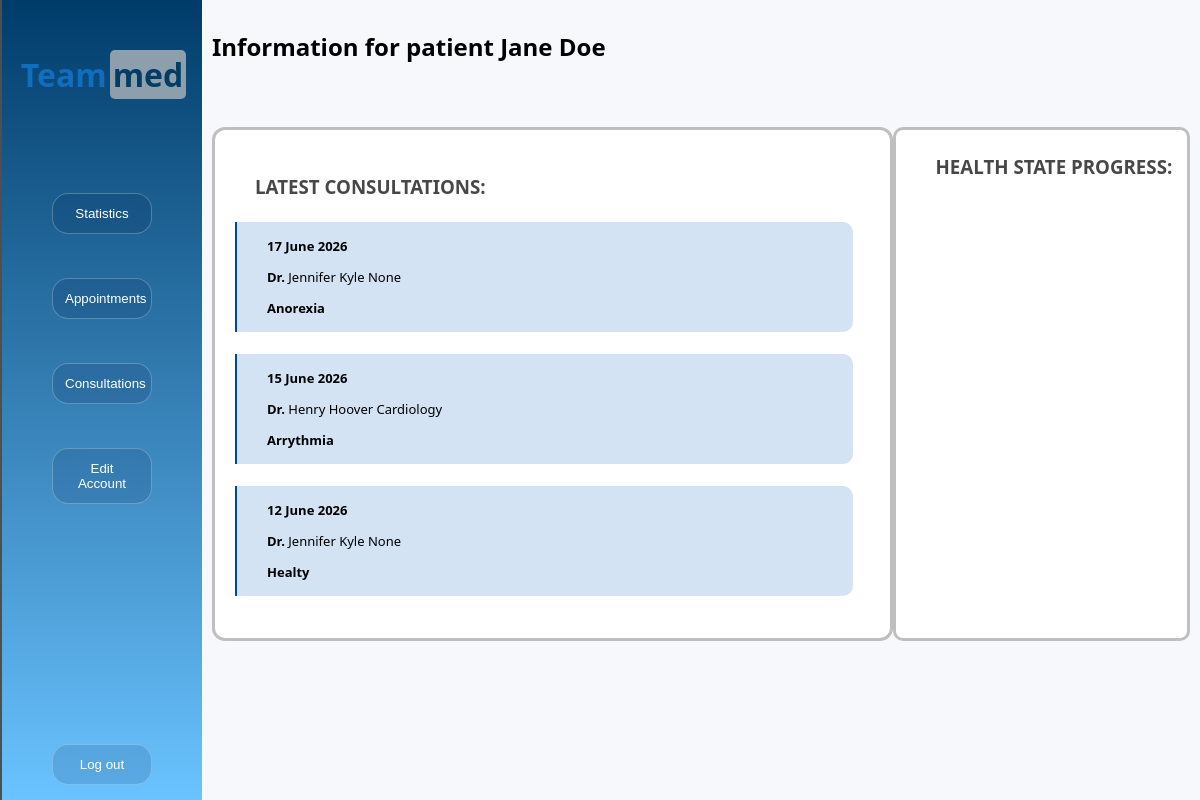
/patient_info (signed in), run on the app's committed database.
### app.py (models this page shows)
class PatientInfo(db.Model):
       __tablename__ = "patient_info"
       id = db.Column(db.Integer , primary_key = True)
       user_id = db.Column(db.Integer, db.ForeignKey("user_auth.id"))
       first_name = db.Column(db.String(50) , nullable = False )
       last_name = db.Column(db.String(50) , nullable = False )
       birth_date = db.Column(db.Date , nullable = False)
       gender = db.Column(db.String(20), nullable = False)
       contact_email = db.Column(db.String(100), nullable = False)
       phone_number = db.Column(db.String(20))
       adress = db.Column(db.String(100))
       update_date = db.Column(db.Date)
       consultations = db.relationship(
                "ConsultationInfo" ,
                back_populates = "patient" ,
                order_by="ConsultationInfo.consultation_date.asc()" ,
       )
       appointments = db.relationship(
                "AppointmentInfo" ,
                back_populates = 'patient' ,
                order_by="AppointmentInfo.appointment_date.asc()" ,
        )
       user = db.relationship(
                "UserAuth" ,
                back_populates = "patient" ,
        )

class DoctorInfo(db.Model):
        __tablename__ = "doctor_info"
        id = db.Column(db.Integer , primary_key = True)
        user_id = db.Column(db.Integer, db.ForeignKey("user_auth.id"))
        first_name = db.Column(db.String(50) , nullable = False )
        last_name = db.Column(db.String(50) , nullable = False )
        birth_date = db.Column(db.Date , nullable = False)
        gender = db.Column(db.String(20), nullable = False)
        contact_email = db.Column(db.String(100), nullable = False)
        phone_number = db.Column(db.String(20))
        adress = db.Column(db.String(100))
        specialisation = db.Column(db.String(100))
        update_date = db.Column(db.Date)
        consultations = db.relationship(
                "ConsultationInfo" ,
                back_populates = "doctor" ,
                order_by="ConsultationInfo.consultation_date.asc()" ,
        )
        appointments = db.relationship(
                "AppointmentInfo" ,
                back_populates = 'doctor' ,
                order_by="AppointmentInfo.appointment_date.asc()" ,
        )
        user = db.relationship(
                "UserAuth" ,
                back_populates = "doctor" ,
        )

class ConsultationInfo(db.Model):
        __tablename__ = "consult_info"
        id = db.Column(db.Integer , primary_key = True)
        doctor_id = db.Column(db.Integer, db.ForeignKey("doctor_info.id"))
        patient_id = db.Column(db.Integer, db.ForeignKey("patient_info.id"))
        diagnostic = db.Column(db.String(50) , nullable = False )
        weight = db.Column(db.Integer)
        health_state = db.Column(db.Integer)
        blood_pressure_systolic = db.Column(db.Integer)
        blood_pressure_diastolic = db.Column(db.Integer)
        blood_oxygen_saturation = db.Column(db.Integer)
        heart_rate = db.Column(db.Integer)
        consultation_date = db.Column(db.Date , nullable = False )
        upload_file_path = db.Column(db.String(200))
        update_date = db.Column(db.Date)
        patient = db.relationship(
        "PatientInfo",
        back_populates="consultations" ,
        )
        doctor = db.relationship(
        "DoctorInfo",
        back_populates="consultations" ,
        )

### app.py (the view)
@app.route('/patient_info') # loads page for a patient user
def load_patient_page():
        if "user_id" not in session or session.get("role") != "patient": # only patient can access this
               return redirect(url_for("load_main_page"))
        user = PatientInfo.query.filter_by(user_id = session.get("user_id")).first()
        return render_template(
                "patient_page.html",
                first_name = user.first_name.title(),
                last_name = user.last_name.title(),
                patient = user ,
                consultations = [{
                "id": c.id ,
                "diagnostic": c.diagnostic,
                "consultation_date": c.consultation_date,
                "health_state": c.health_state ,
                "upload_file_path" : c.upload_file_path ,
                "doctor_first_name": c.doctor.first_name ,
                "doctor_last_name": c.doctor.last_name ,
                "doctor_specialisation": c.doctor.specialisation
                } for c in user.consultations[-3:] ]
        )

### templates/patient_page.html (shortened to what this page needs)
<!DOCTYPE html>
<html>
    <head>
        <link rel="stylesheet" href="{{ url_for('static', filename='CSS/patient_page.css') }}">
        <link rel ="stylesheet" href = "{{ url_for('static', filename='CSS/sidebar.css') }}">
    </head>
    <body>
            <div class ="content">
                    {% include "sidebar.html" %}
                    <div class = "right_side">
                             <h2>Information for patient {{ first_name.title() }} {{ last_name.title() }} </h2>
                            <br>
                            <br>
                            <div class ="upper_area">
                                    <div class ="consultation_container">
                                        <div class ="small_header">
                                            <h3>LATEST CONSULTATIONS:</h3>
                                        </div>
                                        {% for c in consultations | reverse %}
                                            <div class ="consultation_box">
                                                <b> {{c.consultation_date.strftime("%d %B %Y")}} </b>
                                                <p> <b> Dr. </b>  {{c.doctor_first_name.title()}} {{c.doctor_last_name.title()}}  {{c.doctor_specialisation}}   </p>
                                                    <b> {{c.diagnostic.title()}} </b>
                                            </div>
                                            <br>
                                        {% endfor %}
                                    </div>
                                    <div class ="charts_area">
                                        <div class ="small_header">
                                            <h3>HEALTH STATE PROGRESS:</h3>
                                        </div>
                                     </div>
                            </div>
                    </div>
            </div>
    </body>
</html>

### static/CSS/patient_page.css (style rules this page uses)
body { background-color:#F7F8FC; font-family: "Segoe UI", sans-serif; color: rgb(0, 0, 0); margin: 0; padding: 0; }
.content { border-style: none; display: flex; flex-direction: row; min-height: 100vh; }
.right_side { flex: 1; padding: 10px; }
.upper_area { display: flex; flex-direction: row; }
.charts_area { background-color:white; border: 3px solid rgba(0, 0, 0, 0.25); border-radius: 10px; padding-left: 2%; width : 35%; }
.consultation_container { width: 50rem; background-color: rgb(255, 255, 255); padding: 20px; border: 3px solid rgba(0, 0, 0, 0.25); border-radius: 13px; height: 70%; }
.consultation_box { height: 16%; width: 90%; padding: 15px; padding-left: 30px; font-size: small; background: rgba(21, 101, 192, 0.18); backdrop-filter: blur(12px); -webkit-backdrop-filter: blur(12px); border-left-color: rgb(0, 73, 150); border-left-style: solid; border-left-width: 2px; border-top-right-radius: 10px; border-bottom-right-radius: 10px; }
.small_header { color:rgb(71, 71, 71); padding: 5px; padding-left: 20px; }

### data on the page
PatientInfo: title "Jane", title "Doe"
DoctorInfo: consultation_date "17 June 2026", doctor_first_name "Jennifer", doctor_last_name "Kyle", doctor_specialisation "None", diagnostic "Anorexia", doctor_first_name "Henry", doctor_last_name "Hoover", doctor_specialisation "Cardiology", consultation_date "12 June 2026", diagnostic "Healty"
ConsultationInfo: consultation_date "15 June 2026", diagnostic "Arrythmia"
